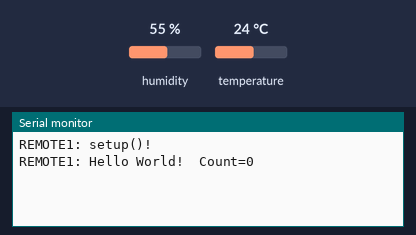
Bench run of a sketch on a simulated Arduino Uno, built with avr-gcc and run on an emulated ATmega328P. Parts: the last lines printed to the serial monitor. Inputs (shaded band) come from the test bench; at power-on: humidity 55 %, temperature 24 °C. No radio packets arrive unless stated.

Above: at 2.2 s.
2.3 s: humidity set to 22 %
At 3.6 s:
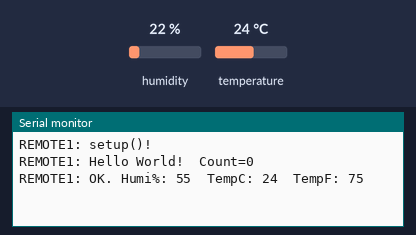
6.8 s: temperature set to 12 °C
At 8.4 s:
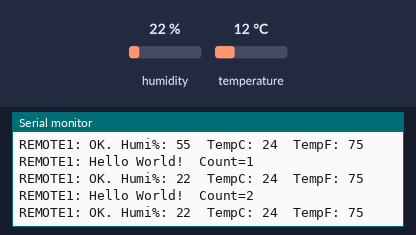
9.8 s: humidity set to 40 %
At 11.6 s:
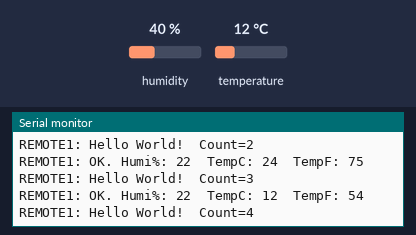
Timing chart, 0 to 13.1 s (numbered marks = the images above; inputs shaded):
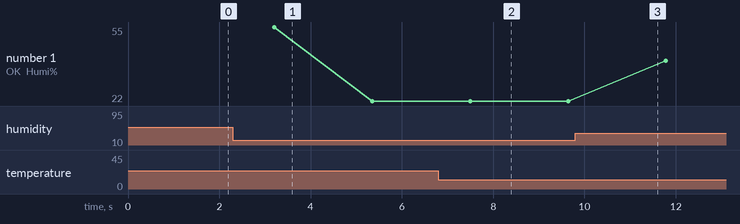

Measured:
- plotted number 1: 22 → 40 after the input at 9.8 s

The sketch:

TX_Temp_Test.ino
```cpp
// (licence header left out)
#define DEBUG

#include <VirtualWire.h>
// Init VWMsgBuf.
char VWMsgBuf[VW_MAX_MESSAGE_LEN];
// Init VWMsgStr.
String VWMsgStr;

#include <dht11.h>
// Init DHT11.
dht11 DHT11;
// DHT11 OUT to digital I/O pin.
#define DHT11_PIN 2

// Init hello world count.
unsigned int cnt = 0;

// setup() runs once after reset.
void setup() {
  #ifdef DEBUG
    // Init serial for debugging.
    Serial.begin(9600);
  #endif
  // Init BPS.
  vw_setup(2000);
  // Send setup() message.
  VWMsgStr = "REMOTE1: setup()!";
  VWTX(VWMsgStr);
  #ifdef DEBUG
    Serial.println(VWMsgStr);
  #endif
}

// loop() runs continuously after setup().
void loop() {
  // Send hello world message.
  VWMsgStr = "REMOTE1: Hello World!  Count=" + String(cnt++);
  VWTX(VWMsgStr);
  #ifdef DEBUG
    Serial.println(VWMsgStr);
  #endif

  // Send DHT11 message.
  int rc = DHT11.read(DHT11_PIN);
  switch (rc) {
    case DHTLIB_OK:
      VWMsgStr = "REMOTE1: OK. Humi%: " + String(DHT11.humidity);
      VWMsgStr += "  TempC: " + String(DHT11.temperature);
      VWMsgStr += "  TempF: " + String(fahrenheit(DHT11.temperature));
      break;
    case DHTLIB_ERROR_CHECKSUM:
      VWMsgStr = "REMOTE1: Checksum!";
      break;
    case DHTLIB_ERROR_TIMEOUT:
      VWMsgStr = "REMOTE1: Time Out!";
      break;
    default:
      VWMsgStr = "REMOTE1: Unknown!";
      break;
  }
  VWTX(VWMsgStr);
  #ifdef DEBUG
    Serial.println(VWMsgStr);
  #endif
}

// Virtual Wire Transmit msgStr
void VWTX(String VWMsgStr) {
  VWMsgStr.toCharArray(VWMsgBuf, VW_MAX_MESSAGE_LEN);
  uint8_t VWMsgBufLen = strlen(VWMsgBuf);
  digitalWrite(13, true); // Flash a light to show transmitting
  vw_send((uint8_t *)VWMsgBuf, strlen(VWMsgBuf));
  vw_wait_tx(); // Wait until the whole message is gone
  digitalWrite(13, false);
  delay(1000);
}

/*
// Returns double fahrenheit from double celsius.
double fahrenheit(double celsius) {
  return 1.8 * celsius + 32;
}
*/

// Returns int fahrenheit from int celsius.
int fahrenheit(int celsius) {
  return (celsius * 18 + 5) / 10 + 32;
}

/*
// Returns double kelvin from double celsius.
double kelvin(double celsius) {
  return celsius + 273.15;
}

// dewPoint function NOAA
// reference (1) : http://wahiduddin.net/calc/density_algorithms.htm
// reference (2) : http://www.colorado.edu/geography/weather_station/Geog_site/about.htm
double dewPoint(double celsius, double humidity) {
  // (1) Saturation Vapor Pressure = ESGG(T)
  double RATIO = 373.15 / (273.15 + celsius);
  double RHS = -7.90298 * (RATIO - 1);
  RHS += 5.02808 * log10(RATIO);
  RHS += -1.3816e-7 * (pow(10, (11.344 * (1 - 1/RATIO ))) - 1) ;
  RHS += 8.1328e-3 * (pow(10, (-3.49149 * (RATIO - 1))) - 1) ;
  RHS += log10(1013.246);
  // factor -3 is to adjust units - Vapor Pressure SVP * humidity
  double VP = pow(10, RHS - 3) * humidity;
  // (2) DEWPOINT = F(Vapor Pressure)
  double T = log(VP/0.61078);   // temp var
  return (241.88 * T) / (17.558 - T);
}

// delta max = 0.6544 wrt dewPoint()
// 6.9 x faster than dewPoint()
// reference: http://en.wikipedia.org/wiki/Dew_point
double dewPointFast(double celsius, double humidity) {
  double a = 17.271;
  double b = 237.7;
  double temp = (a * celsius) / (b + celsius) + log(humidity*0.01);
  double Td = (b * temp) / (a - temp);
  return Td;
}
*/
```
